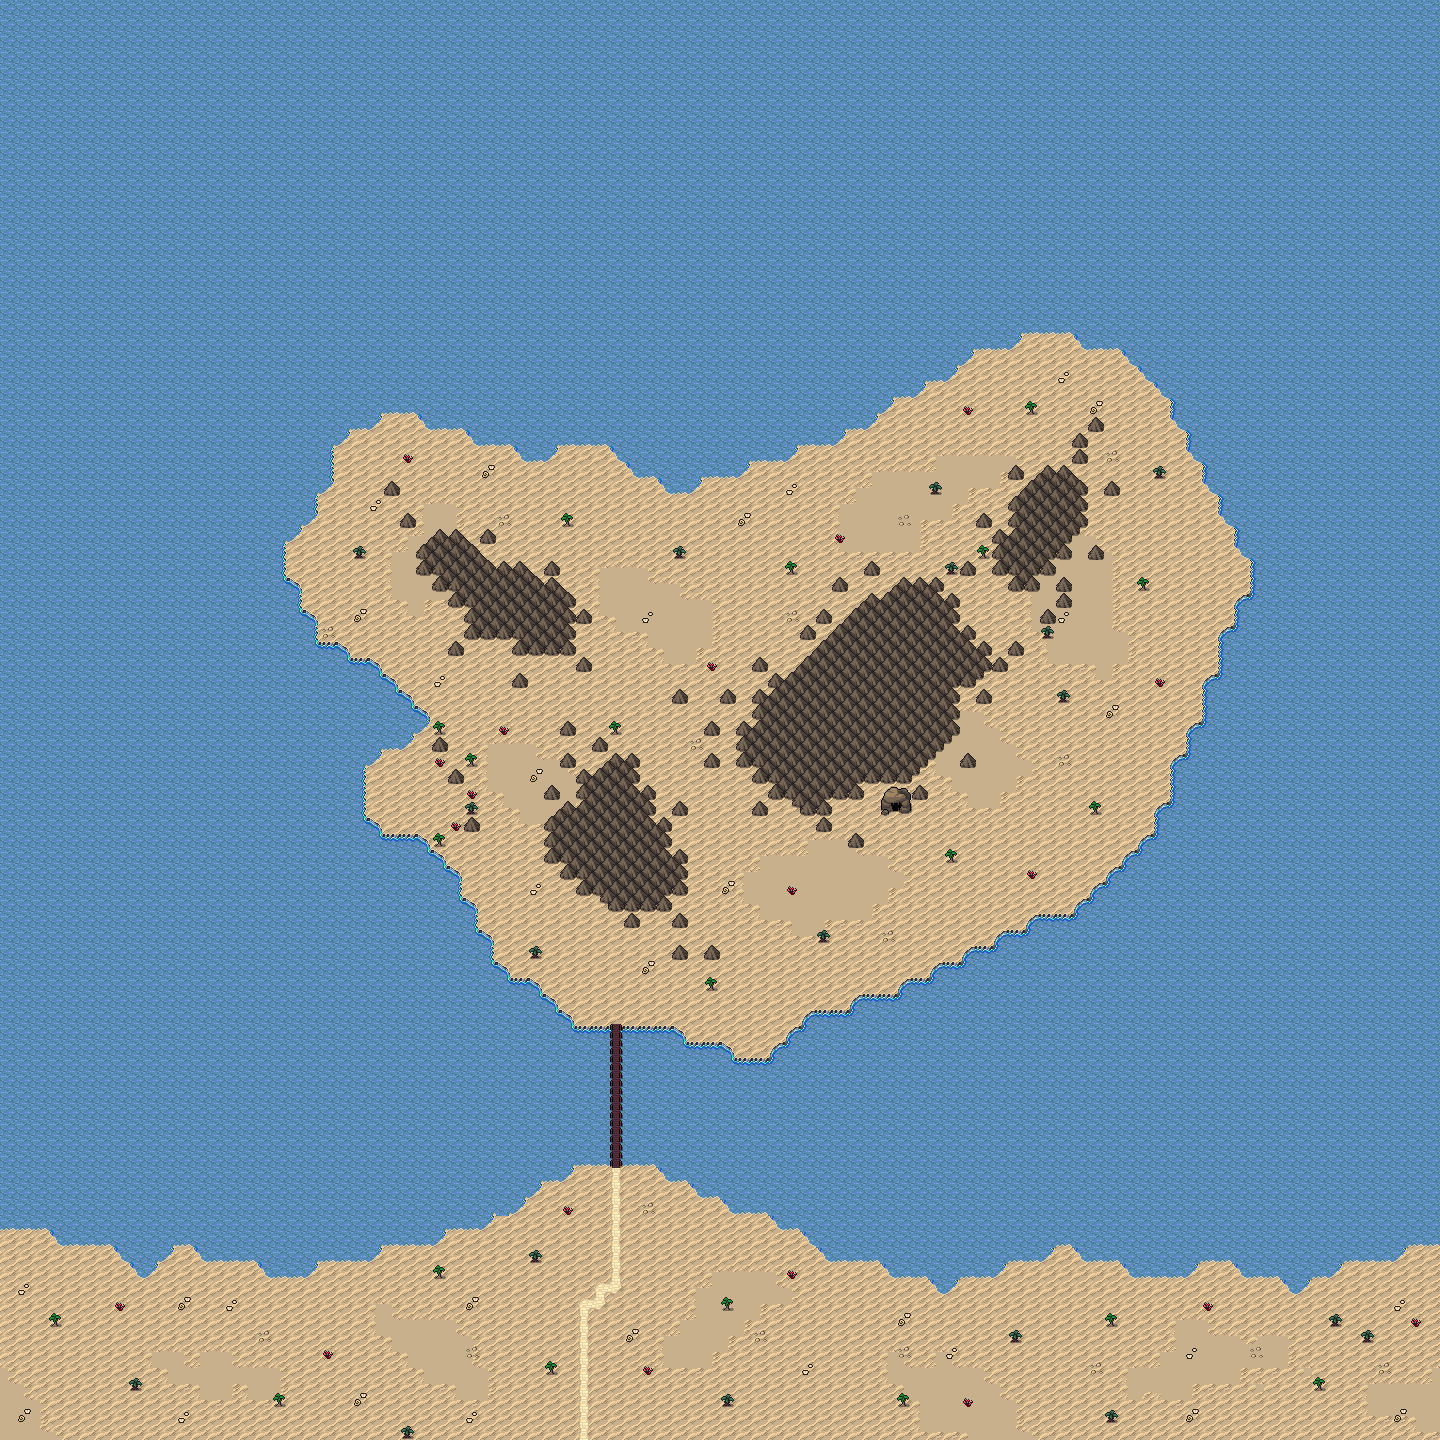

This is a level from a 2D game, rendered from its Tiled map with the project's own tilesets. A one-line summary and the map file follow, with tile-layer data summarised:
An orthogonal 90x90 tile map with 16x16 px tiles, 4 tile layers (Collision, Background, Ground, Clutter), 2 tilesets and 9 objects.

<map version="1.5" tiledversion="1.7.2" orientation="orthogonal" renderorder="right-down" width="90" height="90" tilewidth="16" tileheight="16" infinite="0" nextlayerid="7" nextobjectid="63">
 <editorsettings>
  <export target="wastetown..tmx" format="tmx" />
 </editorsettings>
 <tileset firstgid="1" source="../tileset/main.tsx" />
 <tileset firstgid="3477" source="../tileset/buildings.tsx" />
 <layer id="6" name="Collision" width="90" height="90">
  <data>[8100 cells, 922 non-empty, 5 distinct tile ids]</data>
 </layer>
 <layer id="1" name="Background" width="90" height="90">
  <data>[8100 cells, 8100 non-empty, 6 distinct tile ids]</data>
 </layer>
 <layer id="2" name="Ground" width="90" height="90">
  <data>[8100 cells, 3069 non-empty, 37 distinct tile ids]</data>
 </layer>
 <layer id="3" name="Clutter" width="90" height="90">
  <properties>
   <property name="spriteLayer" type="bool" value="true" />
  </properties>
  <data>[8100 cells, 491 non-empty, 33 distinct tile ids]</data>
 </layer>
 <objectgroup id="4" name="Objects">
  <object id="38" template="../obj/entry_up.tx" x="576.668" y="1439.31">
   <properties>
    <property name="teleport" value="" />
   </properties>
  </object>
  <object id="54" template="../obj/enemy.tx" x="607.332" y="1024.08">
   <properties>
    <property name="enemy" value="Elemental" />
   </properties>
  </object>
  <object id="56" template="../obj/gold.tx" x="962.75" y="594.667" />
  <object id="57" template="../obj/enemy.tx" x="847" y="1249">
   <properties>
    <property name="enemy" value="Merfolk Soldier" />
   </properties>
  </object>
  <object id="58" template="../obj/enemy.tx" x="1383" y="1374">
   <properties>
    <property name="enemy" value="Blue Wiz2" />
   </properties>
  </object>
  <object id="59" template="../obj/enemy.tx" x="375.167" y="735.667">
   <properties>
    <property name="enemy" value="Sea Monster" />
   </properties>
  </object>
  <object id="60" template="../obj/treasure.tx" x="376" y="796.5" />
  <object id="61" template="../obj/door_down.tx" x="888.667" y="814.333">
   <properties>
    <property name="teleport" value="maps/map/merfolkpool_6B.tmx" />
    <property name="teleportObjectId" value="55" />
   </properties>
  </object>
  <object id="62" template="../obj/enemy.tx" x="1016" y="634.666">
   <properties>
    <property name="enemy" value="Bird" />
   </properties>
  </object>
 </objectgroup>
</map>
